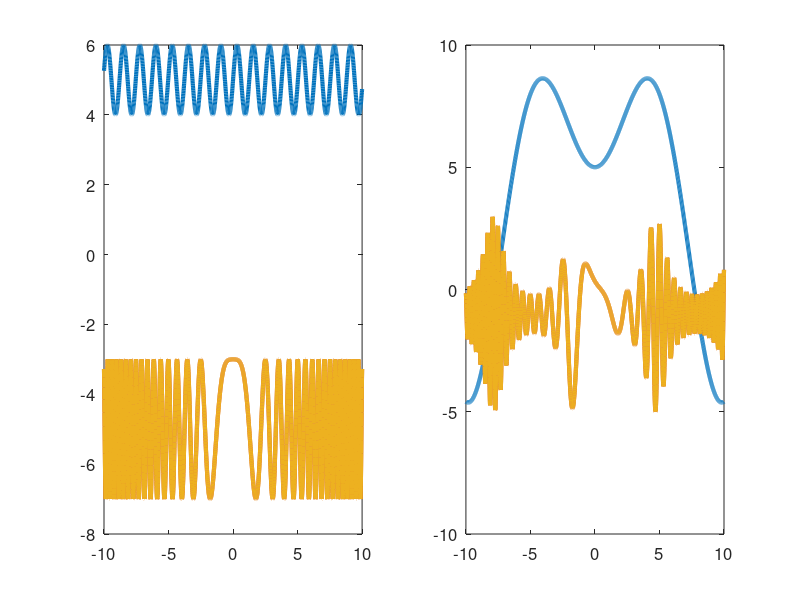

MATLAB code to generate this figure:
%%%%%%%%%%%%%%%%%%%%%%%%%%%
% Assignment Number: 3
% Problem number: 1
% Student Name:  蕭楚澔
% Student ID: 0716026
% Email address: bobhsiao.cs07@nycu.edu.tw
% Department: Computer Science, NYCU
% Date: 4/23
%%%%%%%%%%%%%%%%%%%%%%%%%%%%

clf; clear; clc;		% clear the current figure
				        % clear variables, and clear screen

disp('Assignment Problem 3.1') 	% show Assignment Problem 3.1

x = -10:0.01:10;

y1 = sin(5*x)+5;
y2 = 2*cos(x.^2)-5;

z1 = x.*sin(x/2)+5;
z2 = (2*cos(x.^2))./(sin(x)+1.5)-1;

for k = 1:-0.01:0
    clf;

    subplot(1,2,1);
    plot(x, y1, 'LineWidth', 3);
    hold on;
    plot(x, y2, 'LineWidth', 3);
    hold on;
    y = k.*y1 + (1-k).*y2;
    plot(x, y, 'LineWidth', 3);
    hold on;
    set(gca,'FontSize',12); 

    subplot(1,2,2);
    plot(x, z1, 'LineWidth', 3);
    hold on;
    plot(x, z2, 'LineWidth', 3);
    hold on;
    z = k.*z1 + (1-k).*z2;
    plot(x, z, 'LineWidth', 3);
    hold on;
    set(gca,'FontSize',12); 

    pause(1/30);
end